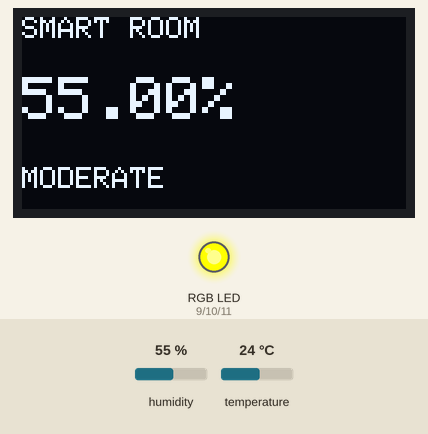
The sketch below on a simulated Arduino Uno, built with avr-gcc and run on an emulated ATmega328P. On the bench: 128×64 one-colour display, an RGB LED mixed from three pins (HIGH = lit). Inputs (shaded band) come from the test bench; at power-on: humidity 55 %, temperature 24 °C. What the sketch prints to the serial monitor is not drawn.

Above: at 1.2 s.
1.3 s: humidity set to 41 %
At 2.7 s:
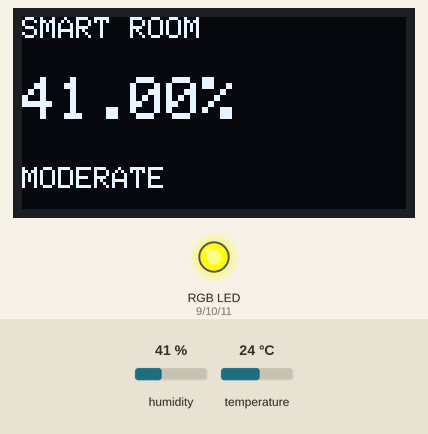
4.1 s: humidity set to 38 %
At 4.9 s:
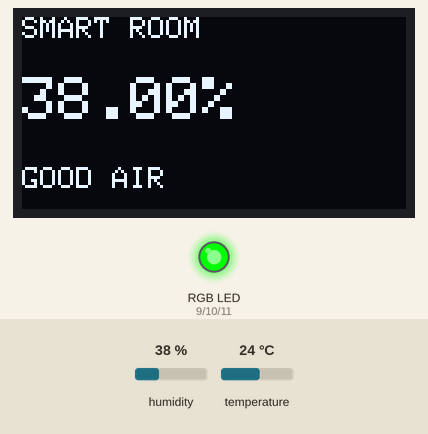
6.9 s: humidity set to 88 %
At 9.3 s:
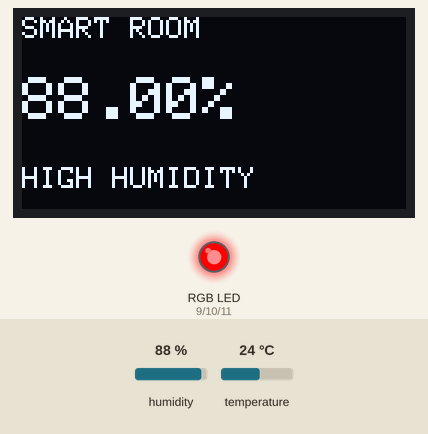
9.9 s: humidity set to 71 %
At 11.5 s:
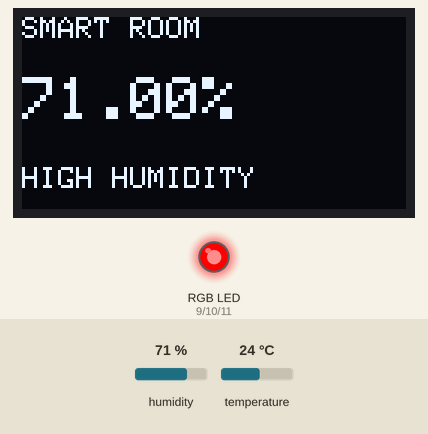
12.7 s: humidity set to 68 %
At 15.8 s:
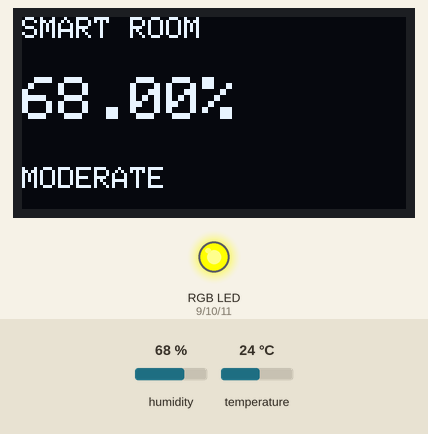
16.1 s: humidity set to 88 %
At 18.1 s:
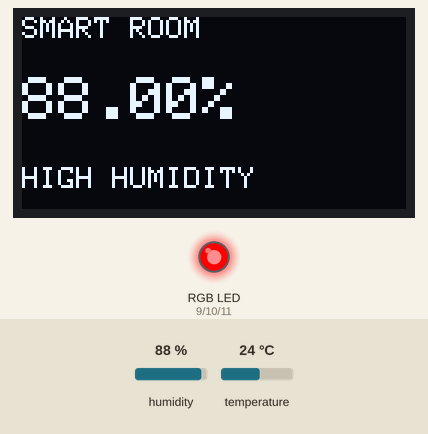
Timing chart, 0 to 19.6 s (numbered marks = the images above; inputs shaded):
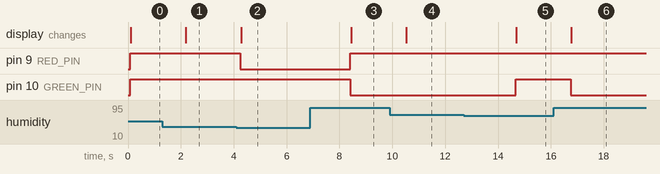

The sketch:

modern_humidity.ino
```cpp
#include <Wire.h>
#include <Adafruit_GFX.h>
#include <Adafruit_SSD1306.h>
#include <DHT.h>

#define SCREEN_WIDTH 128
#define SCREEN_HEIGHT 64

#define DHTPIN 2
#define DHTTYPE DHT11

#define RED_PIN 9
#define GREEN_PIN 10
#define BLUE_PIN 11

DHT dht(DHTPIN, DHTTYPE);

// CHANGE THIS IF NEEDED (0x3C or 0x3D)
#define OLED_ADDR 0x3C

Adafruit_SSD1306 display(SCREEN_WIDTH, SCREEN_HEIGHT, &Wire, -1);

void setColor(bool r, bool g, bool b)
{
  digitalWrite(RED_PIN, r);
  digitalWrite(GREEN_PIN, g);
  digitalWrite(BLUE_PIN, b);
}

void setup() {

  pinMode(RED_PIN, OUTPUT);
  pinMode(GREEN_PIN, OUTPUT);
  pinMode(BLUE_PIN, OUTPUT);

  setColor(0, 0, 0); // RGB OFF at startup

  Serial.begin(9600);
  Serial.println("Starting system...");

  dht.begin();

  // OLED INIT
  if (!display.begin(SSD1306_SWITCHCAPVCC, OLED_ADDR)) {
    Serial.println("OLED NOT FOUND! Check wiring or address.");
    while (true);
  }

  display.clearDisplay();
  display.setTextColor(WHITE);
  display.display();

  Serial.println("System Ready");
}

void loop() {

  float humidity = dht.readHumidity();

  Serial.print("Humidity: ");
  Serial.println(humidity);

  // If DHT fails, don't crash system
  if (isnan(humidity)) {
    Serial.println("DHT11 ERROR");
    setColor(1, 0, 0); // RED alert
    delay(1000);
    return;
  }

  // RGB logic
  if (humidity < 40) {
    setColor(0, 1, 0); // Green
  }
  else if (humidity < 70) {
    setColor(1, 1, 0); // Yellow
  }
  else {
    setColor(1, 0, 0); // Red
  }

  // OLED DISPLAY
  display.clearDisplay();

  display.setTextSize(1);
  display.setCursor(0, 0);
  display.println("SMART ROOM");

  display.setTextSize(2);
  display.setCursor(0, 20);
  display.print(humidity);
  display.print("%");

  display.setTextSize(1);
  display.setCursor(0, 50);

  if (humidity < 40) {
    display.print("GOOD AIR");
  }
  else if (humidity < 70) {
    display.print("MODERATE");
  }
  else {
    display.print("HIGH HUMIDITY");
  }

  display.display();

  delay(1000);
}
```

Measured:
- the behaviour switches between 40 and 39 % on humidity (found by bisection; images 1 and 2)
- the behaviour switches between 70 and 69 % on humidity (found by bisection; images 4 and 5)
- after the input at 1.3 s, the display: changes after 0.89 s (image 1)
- after the input at 4.1 s, pin 9 (RED_PIN): HIGH → LOW after 0.15 s; the display: changes after 0.18 s (image 2)
- after the input at 6.9 s, pin 9 (RED_PIN): LOW → HIGH after 1.5 s; pin 10 (GREEN_PIN): HIGH → LOW after 1.5 s; the display: changes after 1.5 s (image 3)
- after the input at 9.9 s, the display: changes after 0.63 s (image 4)
- after the input at 12.7 s, pin 10 (GREEN_PIN): LOW → HIGH after 2.0 s; the display: changes after 2.0 s (image 5)
- after the input at 16.1 s, pin 10 (GREEN_PIN): HIGH → LOW after 0.65 s; the display: changes after 0.68 s (image 6)
